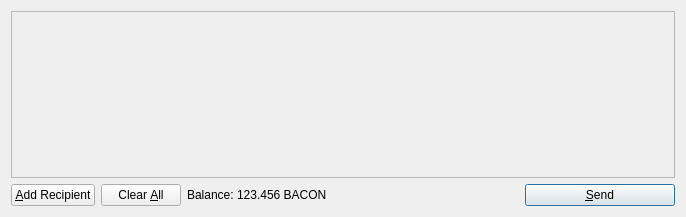
<?xml version="1.0" encoding="UTF-8"?>
<ui version="4.0">
 <class>SendCoinsDialog</class>
 <widget class="QDialog" name="SendCoinsDialog">
  <property name="geometry">
   <rect>
    <x>0</x>
    <y>0</y>
    <width>686</width>
    <height>217</height>
   </rect>
  </property>
  <property name="windowTitle">
   <string>Send Coins</string>
  </property>
  <layout class="QVBoxLayout" name="verticalLayout">
   <item>
    <widget class="QScrollArea" name="scrollArea">
     <property name="widgetResizable">
      <bool>true</bool>
     </property>
     <widget class="QWidget" name="scrollAreaWidgetContents">
      <property name="geometry">
       <rect>
        <x>0</x>
        <y>0</y>
        <width>666</width>
        <height>165</height>
       </rect>
      </property>
      <layout class="QVBoxLayout" name="verticalLayout_2">
       <property name="margin">
        <number>0</number>
       </property>
       <item>
        <layout class="QVBoxLayout" name="entries">
         <property name="spacing">
          <number>6</number>
         </property>
        </layout>
       </item>
       <item>
        <spacer name="verticalSpacer">
         <property name="orientation">
          <enum>Qt::Vertical</enum>
         </property>
         <property name="sizeHint" stdset="0">
          <size>
           <width>20</width>
           <height>40</height>
          </size>
         </property>
        </spacer>
       </item>
      </layout>
     </widget>
    </widget>
   </item>
   <item>
    <layout class="QHBoxLayout" name="horizontalLayout">
     <item>
      <widget class="QPushButton" name="addButton">
       <property name="toolTip">
        <string>Send to multiple recipients at once</string>
       </property>
       <property name="text">
        <string>&amp;Add Recipient</string>
       </property>
       <property name="icon">
        <iconset resource="../bitcoin.qrc">
         <normaloff>:/icons/add</normaloff>:/icons/add</iconset>
       </property>
       <property name="autoDefault">
        <bool>false</bool>
       </property>
      </widget>
     </item>
     <item>
      <widget class="QPushButton" name="clearButton">
       <property name="sizePolicy">
        <sizepolicy hsizetype="Minimum" vsizetype="Fixed">
         <horstretch>0</horstretch>
         <verstretch>0</verstretch>
        </sizepolicy>
       </property>
       <property name="toolTip">
        <string>Remove all transaction fields</string>
       </property>
       <property name="text">
        <string>Clear &amp;All</string>
       </property>
       <property name="icon">
        <iconset resource="../bitcoin.qrc">
         <normaloff>:/icons/remove</normaloff>:/icons/remove</iconset>
       </property>
       <property name="autoRepeatDelay">
        <number>300</number>
       </property>
       <property name="autoDefault">
        <bool>false</bool>
       </property>
      </widget>
     </item>
     <item>
      <layout class="QHBoxLayout" name="horizontalLayout_2">
       <property name="spacing">
        <number>3</number>
       </property>
       <item>
        <widget class="QLabel" name="label">
         <property name="text">
          <string>Balance:</string>
         </property>
        </widget>
       </item>
       <item>
        <widget class="QLabel" name="labelBalance">
         <property name="cursor">
          <cursorShape>IBeamCursor</cursorShape>
         </property>
         <property name="text">
          <string>123.456 BACON</string>
         </property>
         <property name="textInteractionFlags">
          <set>Qt::LinksAccessibleByMouse|Qt::TextSelectableByKeyboard|Qt::TextSelectableByMouse</set>
         </property>
        </widget>
       </item>
      </layout>
     </item>
     <item>
      <spacer name="horizontalSpacer">
       <property name="orientation">
        <enum>Qt::Horizontal</enum>
       </property>
       <property name="sizeHint" stdset="0">
        <size>
         <width>40</width>
         <height>20</height>
        </size>
       </property>
      </spacer>
     </item>
     <item>
      <widget class="QPushButton" name="sendButton">
       <property name="minimumSize">
        <size>
         <width>150</width>
         <height>0</height>
        </size>
       </property>
       <property name="toolTip">
        <string>Confirm the send action</string>
       </property>
       <property name="text">
        <string>&amp;Send</string>
       </property>
       <property name="icon">
        <iconset resource="../bitcoin.qrc">
         <normaloff>:/icons/send</normaloff>:/icons/send</iconset>
       </property>
       <property name="default">
        <bool>true</bool>
       </property>
      </widget>
     </item>
    </layout>
   </item>
  </layout>
 </widget>
 <resources>
  <include location="../bitcoin.qrc"/>
 </resources>
 <connections/>
</ui>
